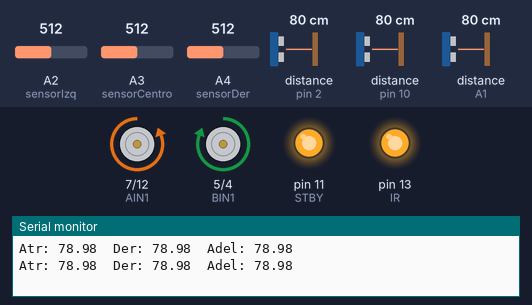
Bench run of a sketch on a simulated Arduino Uno, built with avr-gcc and run on an emulated ATmega328P. On the bench: motor-driver pin pairs drawn as motors (green arrow = first pin HIGH = forward, orange = second pin HIGH = backward, longer = more drive, scaled by the enable pin, stopped while the standby pin is LOW), output pins drawn as LEDs (lit = HIGH), the last lines printed to the serial monitor. Wiring (inferred from the names in the program): 3 × ultrasonic range finder: trigger pin 8, echo pin 2 / trigger pin 9, echo pin 10 / trigger A0, echo A1. The inputs (shaded band) are chosen by the test bench; at power-on: A3 (sensorCentro) = 512, A4 (sensorDer) = 512, A2 (sensorIzq) = 512, distance to the obstacle (sensors on pin 2, pin 10, A1) 80 cm. The echo pulse lasts 58.3 µs per cm; pins used as bus, display or sensor lines are not drawn.

Above: at 5.2 s.
5.3 s: A3 (sensorCentro) set to 691
6.8 s: A3 (sensorCentro) set to 711
At 7.9 s:
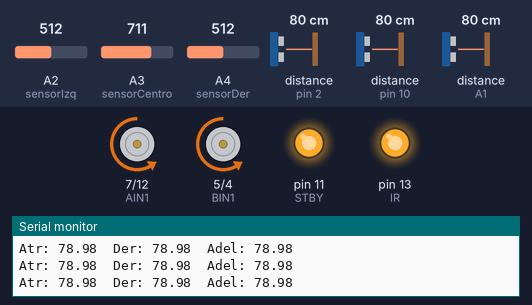
8.7 s: A4 (sensorDer) set to 683
10.2 s: A4 (sensorDer) set to 718
At 11.3 s:
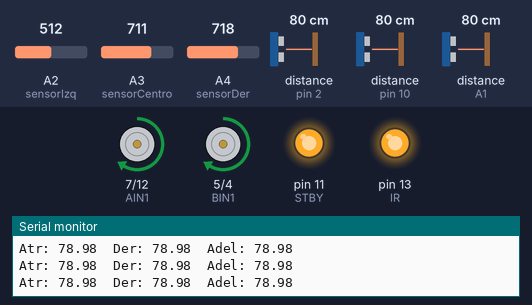
12.0 s: A3 (sensorCentro) set to 690
At 13.5 s:
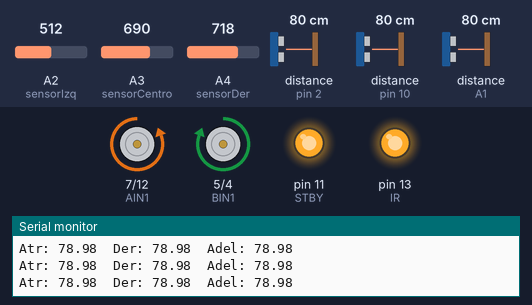
Timing chart, 0 to 15.0 s (numbered marks = the images above; inputs shaded):
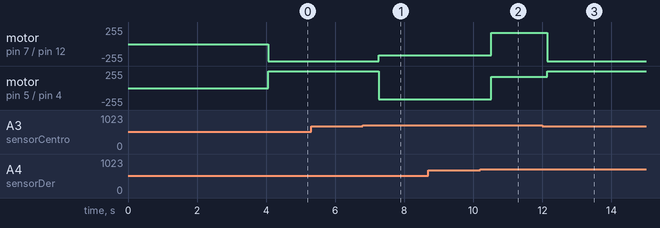

The sketch:

minisumoV3.ino
```cpp
// D0 y D1
// D2, D3, D4, D5, D6, D7, D8, D9, D10, D11, D12
// A0, A1, A2, A3, A4, A5, A6, A7


// ===== ULTRASONIDOS =====

// IZQUIERDA
const int triggerIzq = 8;
const int echoIzq = 2;

// CENTRO
const int triggerCentro = 9;
const int echoCentro = 10;

// DERECHA
const int triggerDer = A0;
const int echoDer = A1;


// ===== MOTOR A =====
const int PWMA = 6; //D6
const int AIN1 = 7; //D7
const int AIN2 = 12; //D12

// ===== MOTOR B =====
const int PWMB = 3; //D3
const int BIN1 = 5; //D5
const int BIN2 = 4;//D4

// ===== STANDBY =====
const int STBY = 11; //D11


// ===== SENSOR DE LINEA =====
const int sensorIzq = A2;
const int sensorCentro = A3;
const int sensorDer = A4;
const int IR = 13;
const int UMBRAL = 700;


void setup() {
  pinMode(triggerIzq, OUTPUT);
  pinMode(echoIzq, INPUT);

  pinMode(triggerCentro, OUTPUT);
  pinMode(echoCentro, INPUT);

  pinMode(triggerDer, OUTPUT);
  pinMode(echoDer, INPUT);

  // MOTOR A
  pinMode(PWMA, OUTPUT);
  pinMode(AIN1, OUTPUT);
  pinMode(AIN2, OUTPUT);

  // MOTOR B
  pinMode(PWMB, OUTPUT);
  pinMode(BIN1, OUTPUT);
  pinMode(BIN2, OUTPUT);

  // STANDBY
  pinMode(STBY, OUTPUT);

  // Activar puente H
  digitalWrite(STBY, HIGH);

  detenerMotores();

  //  Iniciar el sensor de linea
  pinMode(IR, OUTPUT);
  digitalWrite(IR, HIGH);
  Serial.println("QTR listo");


  Serial.begin(9600);

  delay(4000);
}


//======== FUNCIONES DE DETECCIÓN =========
float medirDistancia(int trigger, int echo) {

  digitalWrite(trigger, LOW);
  delayMicroseconds(2);

  digitalWrite(trigger, HIGH);
  delayMicroseconds(10);

  digitalWrite(trigger, LOW);

  long tiempo = pulseIn(echo, HIGH, 30000);

  if (tiempo == 0) {
    return 999;
  }

  return tiempo * 0.034 / 2.0;
}


void loop() {

  // Guardar valores del color
  int izq = analogRead(sensorIzq);
  int centro = analogRead(sensorCentro);
  int der = analogRead(sensorDer);

  bool lineaIzquierda = (izq < UMBRAL);
  bool lineaCentro    = (centro < UMBRAL);
  bool lineaDerecha   = (der < UMBRAL);


  //Guardar valores de distancia
  float distanciaAtras = medirDistancia(triggerIzq, echoIzq);
  delay(20);
  float distanciaDerecha = medirDistancia(triggerCentro, echoCentro);
  delay(20);
  float distanciaAdelante = medirDistancia(triggerDer, echoDer);

  const int DETECCION = 25;

  bool rivalAtras = (distanciaAtras > 0) && (distanciaAtras <= DETECCION);
  bool rivalDerecha = (distanciaDerecha > 0) && (distanciaDerecha <= DETECCION);
  bool rivalAdelante = (distanciaAdelante > 0) && (distanciaAdelante <= DETECCION);


  // ===== LÓGICA DEL MINISUMO =====

  // ===== ANALIZAR DONDE ESTÁ =====
  if (lineaCentro) {
      retroceder(255);
      delay(300);
  }

  else if (lineaDerecha) {
      girarIzquierda(170);
      delay(250);
  }

  else if (lineaIzquierda) {
      girarDerecha(170);
      delay(250);
  }


  // ===== BUSCAR Y ATACAR=====
  else if (rivalAdelante) {
      avanzar(255);
  }

  else if (rivalDerecha) {
      girarDerecha(170);
  }

  else if (rivalAtras) {
      retroceder(170);
  }

  else {
      girarIzquierda(170);
  }


  // ===== Imprimir valores de distancia =====
  Serial.print("Atr: ");
  Serial.print(distanciaAtras);

  Serial.print("  Der: ");
  Serial.print(distanciaDerecha);

  Serial.print("  Adel: ");
  Serial.println(distanciaAdelante);


  delay(100);
}


// ========= FUNCIONES DE MOVIMIENTO =========
void activarDriver() {
  digitalWrite(STBY, HIGH);
}


void desactivarDriver() {
  digitalWrite(STBY, LOW);
}


void girarDerecha(int velocidad) {
  activarDriver();

  // Motor A
  digitalWrite(AIN1, HIGH);
  digitalWrite(AIN2, LOW);
  analogWrite(PWMA, velocidad);

  // Motor B
  digitalWrite(BIN1, HIGH);
  digitalWrite(BIN2, LOW);
  analogWrite(PWMB, velocidad);
}


void girarIzquierda(int velocidad) {
  activarDriver();

  // Motor A
  digitalWrite(AIN1, LOW);
  digitalWrite(AIN2, HIGH);
  analogWrite(PWMA, velocidad);

  // Motor B
  digitalWrite(BIN1, LOW);
  digitalWrite(BIN2, HIGH);
  analogWrite(PWMB, velocidad);
}


void retroceder(int velocidad) {
  activarDriver();

  // Izquierdo atrás
  digitalWrite(AIN1, LOW);
  digitalWrite(AIN2, HIGH);
  analogWrite(PWMA, velocidad);

  // Derecho adelante
  digitalWrite(BIN1, HIGH);
  digitalWrite(BIN2, LOW);
  analogWrite(PWMB, velocidad);
}


void avanzar(int velocidad) {
  activarDriver();

  // Izquierdo adelante
  digitalWrite(AIN1, HIGH);
  digitalWrite(AIN2, LOW);
  analogWrite(PWMA, velocidad);

  // Derecho atrás
  digitalWrite(BIN1, LOW);
  digitalWrite(BIN2, HIGH);
  analogWrite(PWMB, velocidad);
}


void detenerMotores() {
  analogWrite(PWMA, 0);
  analogWrite(PWMB, 0);

  digitalWrite(AIN1, LOW);
  digitalWrite(AIN2, LOW);

  digitalWrite(BIN1, LOW);
  digitalWrite(BIN2, LOW);
}
```

Measured:
- the behaviour switches between 699 and 700 on A3 (sensorCentro) (found by bisection; images 0 and 1)
- the behaviour switches between 699 and 700 on A4 (sensorDer) (found by bisection; images 1 and 2)
- after the input at 6.8 s, motor on pin 7 (AIN1) / pin 12 (AIN2): backward 255/255 → backward 170/255 after 0.46 s; motor on pin 5 (BIN1) / pin 4 (BIN2): forward 255/255 → backward 170/255 after 0.46 s
- after the input at 10.2 s, motor on pin 7 (AIN1) / pin 12 (AIN2), motor on pin 5 (BIN1) / pin 4 (BIN2): backward 170/255 → forward 170/255 after 0.32 s
- after the input at 12.0 s, motor on pin 7 (AIN1) / pin 12 (AIN2): forward 170/255 → backward 255/255 after 0.14 s; motor on pin 5 (BIN1) / pin 4 (BIN2): forward 170/255 → forward 255/255 after 0.14 s
